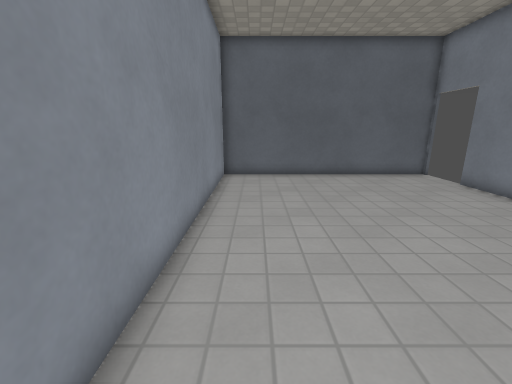
[1] (above)

20 first-person views from a walk through a level from a Godot 3-D game. The camera is 1.3 m above the floor, tilts 14° down and sees 90° across. The floor is counted in squares, 0.5 m on a side. Each view is taken from the middle of a square. On the plan, view 1 faces up. The plan holds only what a view shows up to about 18 squares ahead; the rest is blank. Some surface patterns are stand-ins.

[2]
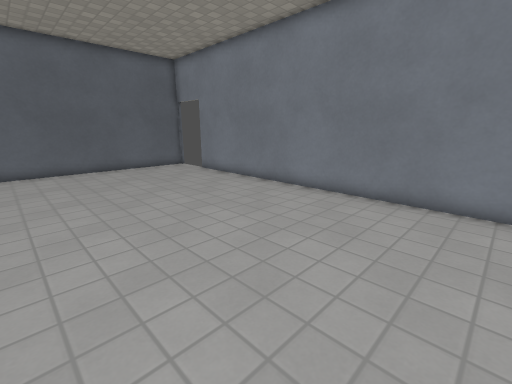

[3]
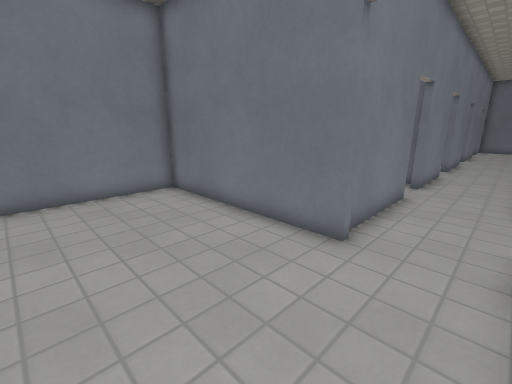

[4]
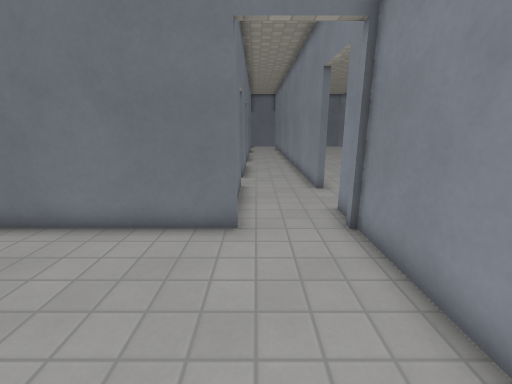

[5]
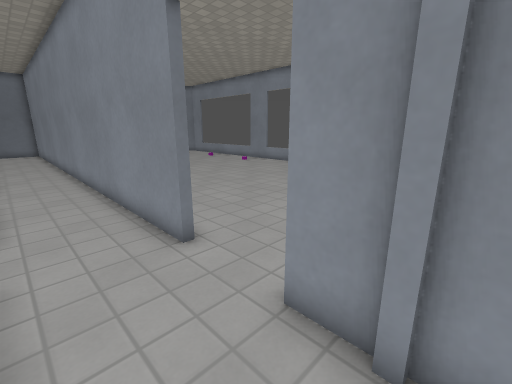

[6]
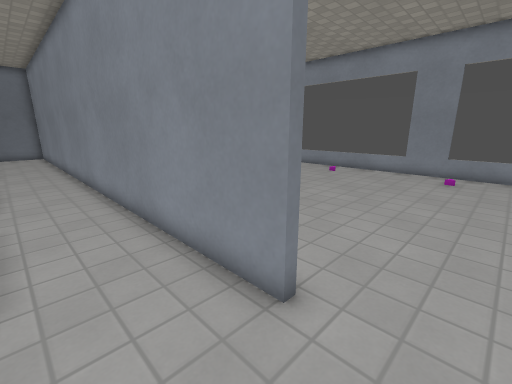

[7]
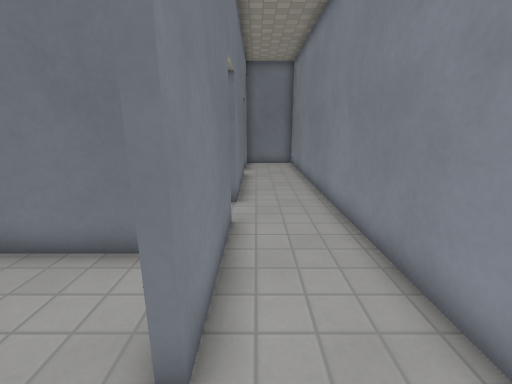

[8]
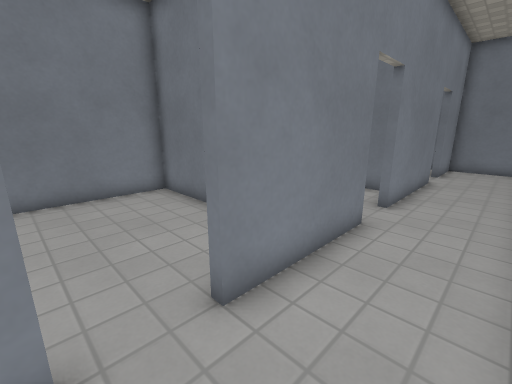

[9]
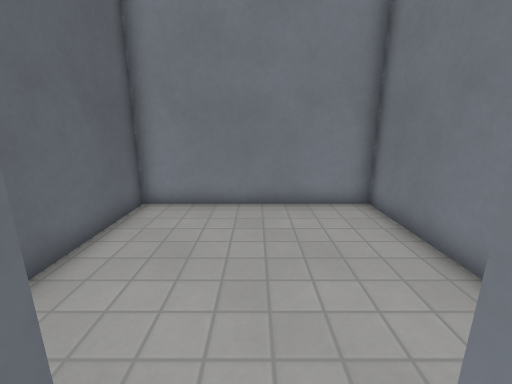

[10]
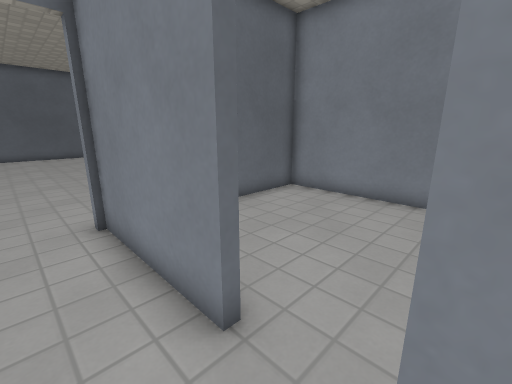

[11]
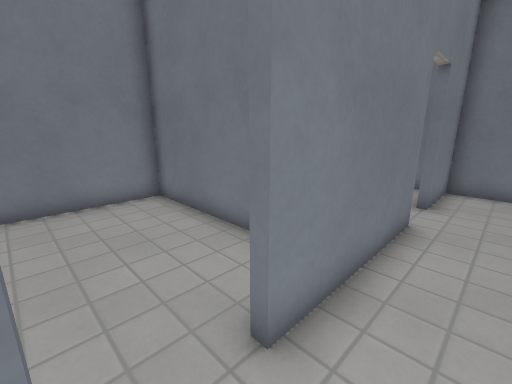

[12]
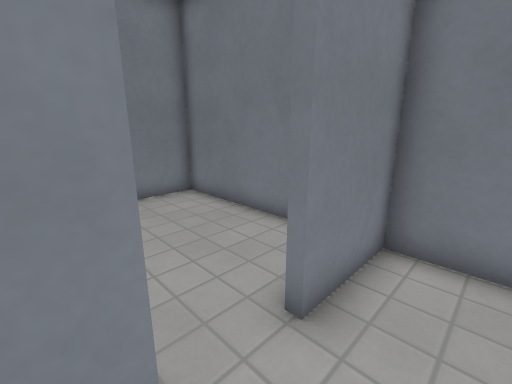

[13]
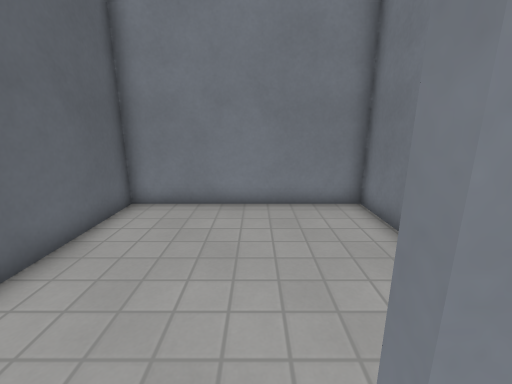

[14]
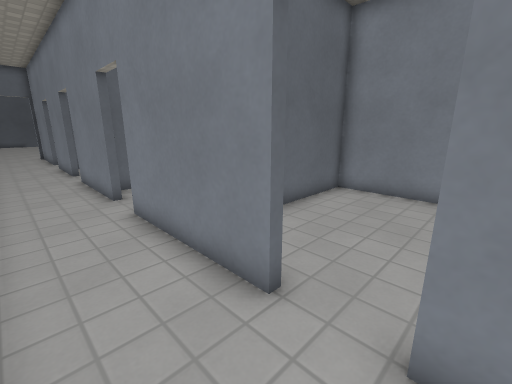

[15]
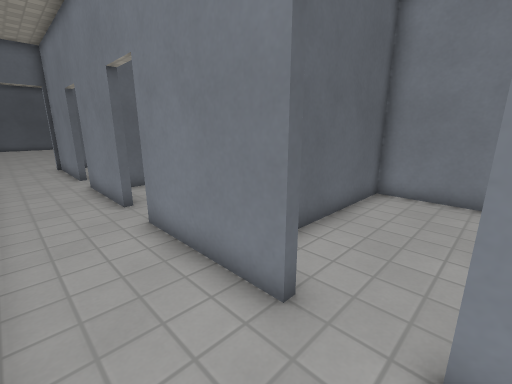

[16]
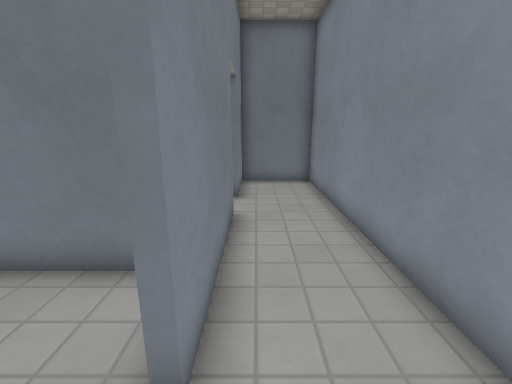

[17]
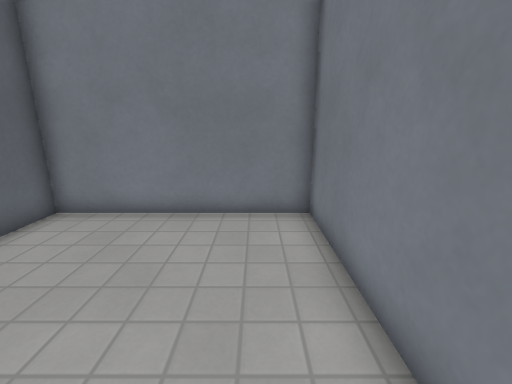

[18]
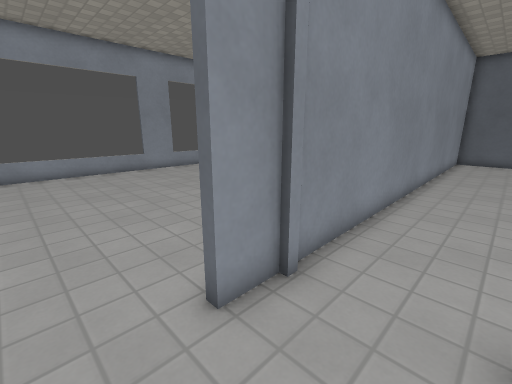

[19]
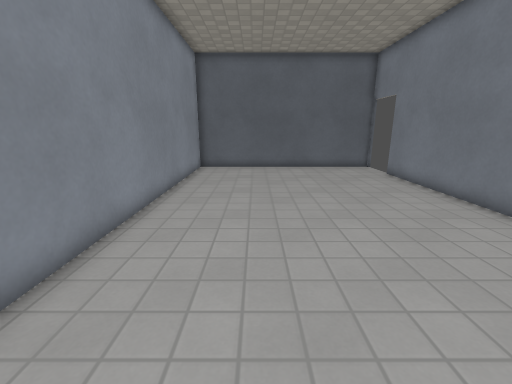

[20]
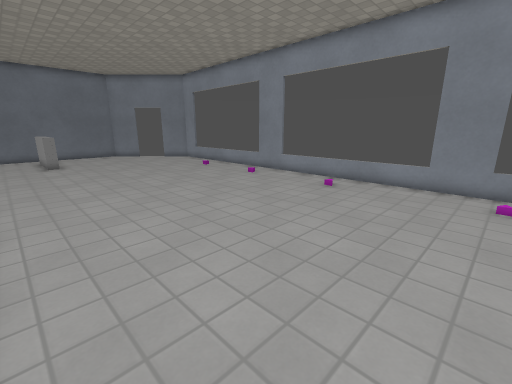

### Floor plan
Ten units are one square. View 1 is at (0, 0); x grows to the right and y downward. Boxes are objects, and circles mark ways between rooms. Rooms are numbered by the first view taken in them; rooms with no view inside come last. Other rooms are left out.
<svg viewBox="-162 -152 265 524">
<path fill="none" stroke="#000" d="M14 54 97 54 97 -120M21 107 17 107 17 56M-17 101 -17 367 29 367M21 170 17 170 17 126M98 -147 -17 -147 -17 71M21 239 17 239 17 189M21 316 17 316 17 259M17 367 17 335M-157 104 -157 125M-21 101 -17 101M-157 4 -157 25M-157 204 -157 225M-58 308 -51 308 -51 336M44 367 97 367 97 286 49 286M97 219 97 140 25 140M24 220 97 220M21 137 97 137 97 57 62 57M97 223 24 223M28 283 97 283 97 219"/>
<rect x="-145" y="205" width="10" height="10" fill="#bbb"><title>other object</title></rect>
<rect x="-145" y="155" width="10" height="10" fill="#bbb"><title>other object</title></rect>
<rect x="-145" y="95" width="10" height="10" fill="#bbb"><title>other object</title></rect>
<circle cx="-20" cy="90" r="3" fill="#2a7"/>
<circle cx="20" cy="325" r="3" fill="#2a7"/>
<circle cx="20" cy="175" r="3" fill="#2a7"/>
<circle cx="20" cy="115" r="3" fill="#2a7"/>
<circle cx="20" cy="245" r="3" fill="#2a7"/>
<text x="30" y="30">1</text>
<text x="-90" y="100">2</text>
<text x="60" y="330">3</text>
<text x="60" y="180">4</text>
<text x="60" y="100">5</text>
<text x="60" y="250">6</text>
</svg>
Room 1 opens to room 2. Room 1 opens to room 3. Room 1 opens to room 4. Room 1 opens to room 5. Room 1 opens to room 6.

Where each view was taken, in squares from view 1:
view 1: 0 up, 0 right, facing up
view 2: 3 down, 0 right, facing up-right
view 3: 0 up, 1 left, facing down-right
view 4: 1 up, 1 right, facing down
view 5: 5 down, 1 right, facing down-left
view 6: 8 down, 1 right, facing down-left
view 7: 17 down, 1 right, facing down
view 8: 17 down, 1 left, facing down-right
view 9: 18 down, 1 right, facing right
view 10: 13 down, 0 right, facing up-right
view 11: 24 down, 0 right, facing down-right
view 12: 31 down, 0 right, facing down-right
view 13: 33 down, 1 right, facing right
view 14: 34 down, 1 left, facing up-right
view 15: 26 down, 1 left, facing up-right
view 16: 24 down, 1 right, facing down
view 17: 12 down, 2 right, facing right
view 18: 9 down, 1 right, facing up-left
view 19: 3 down, 2 right, facing up
view 20: 10 down, 3 left, facing down-left
